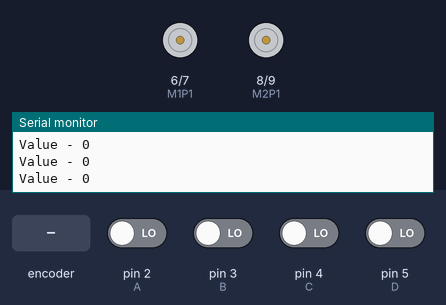
This sketch was run on a simulated Arduino Uno, built with avr-gcc and run on an emulated ATmega328P. Shown: motor-driver pin pairs drawn as motors (green arrow = first pin HIGH = forward, orange = second pin HIGH = backward, longer = more drive, scaled by the enable pin), the last lines printed to the serial monitor. Inputs (shaded band) come from the test bench; at power-on: pin 2 (A), pin 3 (B), pin 4 (C), pin 5 (D) LOW.

Above: at 1.2 s.
1.3 s: rotary encoder on pin 2 (A) / pin 3 (B) turned 1 step (first pin leading)
At 2.0 s:
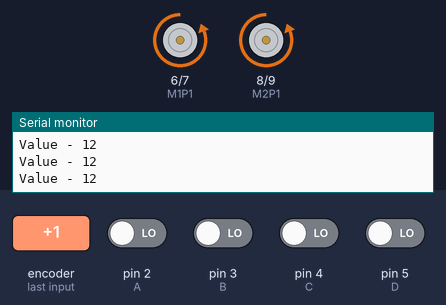
3.0 s: rotary encoder on pin 2 (A) / pin 3 (B) turned 1 step (first pin leading)
At 4.2 s:
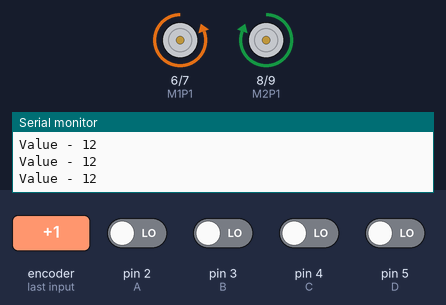
Timing chart, 0 to 6.0 s (numbered marks = the images above; inputs shaded):
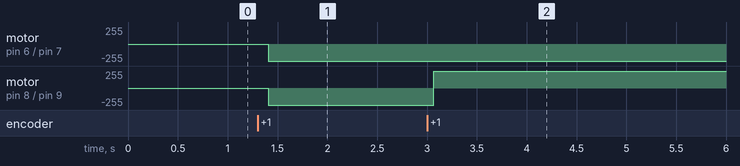

The sketch:

DTMF_Control.ino
```cpp
#define A 2
#define B 3
#define C 4
#define D 5
//#define S 12
#define M1P1 6
#define M1P2 7
#define M2P1 8
#define M2P2 9
#define EN1 10
#define EN2 11


int a;
int b;
int c;
int d;
int decimal;

void forward();
void reverse();
void left();
void right();
void freeze();
void setup() {
  // put your setup code here, to run once:
pinMode(A,INPUT);
pinMode(B,INPUT);
pinMode(C,INPUT);
pinMode(D,INPUT);
//pinMode(S,INPUT);
pinMode(M1P1,OUTPUT);
pinMode(M1P2,OUTPUT);
pinMode(M2P1,OUTPUT);
pinMode(M2P2,OUTPUT);
pinMode(EN1,OUTPUT);
pinMode(EN2,OUTPUT);
Serial.begin(9600);
}

void loop() {
  // put your main code here, to run repeatedly:
a=digitalRead(A);
b=digitalRead(B);
c=digitalRead(C);
d=digitalRead(D);
decimal=(pow(2,3)*a)+(pow(2,2)*b)+(pow(2,1)*c)+(pow(2,0)*d);
Serial.println();
Serial.print("Value - ");
Serial.println(decimal);
delay(50);
switch(decimal)
{
    case 2:forward();
            delay(50);
            break;
    case 6:right();
            delay(50);
            break;
    case 4:left();
            delay(50);
            break;
    case 8:reverse();
            delay(50);
            break;
    case 5:freeze();
            delay(50);
            break;

}

}

void forward()
{
 Serial.println("FORWARD");
 analogWrite(EN1,255);
 analogWrite(EN2,255);
 digitalWrite(M1P1,HIGH);
 digitalWrite(M1P2,LOW);
 digitalWrite(M2P1,HIGH);
 digitalWrite(M2P2,LOW);
 }
 void reverse()
{
 Serial.println("REVERSE");
 analogWrite(EN1,255);
 analogWrite(EN2,255);
 digitalWrite(M1P1,LOW);
 digitalWrite(M1P2,HIGH);
 digitalWrite(M2P1,LOW);
 digitalWrite(M2P2,HIGH);
 }
 void left()
{
 Serial.println("LEFT");
 analogWrite(EN1,255);
 analogWrite(EN2,255);
 digitalWrite(M1P1,LOW);
 digitalWrite(M1P2,HIGH);
 digitalWrite(M2P1,HIGH);
 digitalWrite(M2P2,LOW);
 }
 void right()
{
 Serial.println("RIGHT");
 analogWrite(EN1,255);
 analogWrite(EN2,255);
 digitalWrite(M1P1,HIGH);
 digitalWrite(M1P2,LOW);
 digitalWrite(M2P1,LOW);
 digitalWrite(M2P2,HIGH);
 }
 void freeze()
{
 Serial.println("FREEZE");
 analogWrite(EN1,0);
 analogWrite(EN2,0);
 }
```

Measured:
- after the input at 1.3 s, motor on pin 6 (M1P1) / pin 7 (M1P2), motor on pin 8 (M2P1) / pin 9 (M2P2): stopped → backward 255/255 after 0.11 s
- after the input at 3.0 s, motor on pin 8 (M2P1) / pin 9 (M2P2): backward 255/255 → forward 255/255 after 0.07 s
